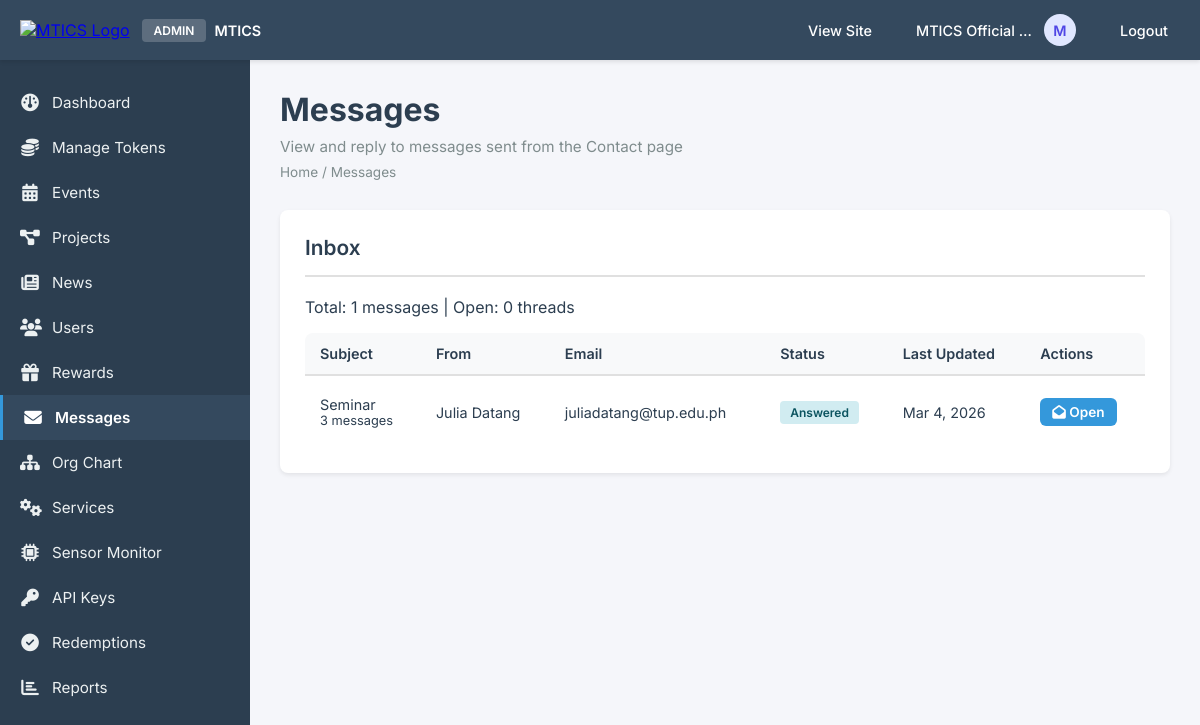
Page /admin/messages.php (signed in) on the committed database.
### tables this page shows
CREATE TABLE IF NOT EXISTS contact_threads (
    id INT AUTO_INCREMENT PRIMARY KEY,
    user_id INT NULL,
    name VARCHAR(255) NOT NULL,
    email VARCHAR(255) NOT NULL,
    subject VARCHAR(255) NOT NULL,
    status ENUM('open', 'answered', 'closed') DEFAULT 'open',
    created_at TIMESTAMP DEFAULT CURRENT_TIMESTAMP,
    updated_at TIMESTAMP DEFAULT CURRENT_TIMESTAMP ON UPDATE CURRENT_TIMESTAMP,
    INDEX idx_status (status),
    INDEX idx_created_at (created_at)
);

### admin/messages.php (the view, shortened to what this page needs)
<?php
$db = Database::getInstance()->getConnection();
$selected_thread_id = isset($_GET['thread_id']) ? (int)$_GET['thread_id'] : 0;
$threads = $db->query("SELECT * FROM contact_threads ORDER BY status ASC, updated_at DESC")->fetchAll();
$thread_messages = [];
if (!empty($threads)) {
    $ids = array_column($threads, 'id');
    $in  = implode(',', array_fill(0, count($ids), '?'));
    $stmt = $db->prepare("SELECT * FROM contact_messages WHERE thread_id IN ($in) ORDER BY created_at ASC");
    $stmt->execute($ids);
    foreach ($stmt->fetchAll() as $msg) {
        $thread_messages[$msg['thread_id']][] = $msg;
    }
}
$selected_thread = null;
$selected_messages = [];
include '../includes/admin_header.php';
?>
<div class="admin-content">
    <div class="admin-container">
        <div class="admin-page-header">
            <h1 class="admin-page-title">Messages</h1>
            <p class="admin-page-subtitle">View and reply to messages sent from the Contact page</p>
            <div class="admin-breadcrumb">
                <a href="<?php echo SITE_URL; ?>/admin/index.php">Home</a> / Messages
            </div>
        </div>
        <?php if ($selected_thread_id > 0 && $selected_thread): ?>
            <div class="admin-section">
                <div style="display: flex; justify-content: space-between; align-items: center; margin-bottom: 1.5rem;">
                    <div>
                        <a href="messages.php" class="admin-btn admin-btn-secondary">
                            ← Back to Inbox
                        </a>
                    </div>
                    <div>
                        <form method="POST" style="display: inline-flex; gap: 0.5rem; align-items: center;">
                            <input type="hidden" name="csrf_token" value="<?php echo generate_csrf_token(); ?>">
                            <input type="hidden" name="thread_id" value="<?php echo (int)$selected_thread['id']; ?>">
                            <input type="hidden" name="update_status" value="1">
                            <label style="font-size: 0.9rem; color: var(--medium-gray);">Status:</label>
                            <select name="status" class="admin-form-select" style="padding: 0.25rem 0.5rem; font-size: 0.9rem;">
                                <option value="open" <?php echo $selected_thread['status'] === 'open' ? 'selected' : ''; ?>>Open</option>
                                <option value="answered" <?php echo $selected_thread['status'] === 'answered' ? 'selected' : ''; ?>>Answered</option>
                                <option value="closed" <?php echo $selected_thread['status'] === 'closed' ? 'selected' : ''; ?>>Closed</option>
                            </select>
                            <button type="submit" class="admin-btn admin-btn-secondary admin-btn-sm">Update</button>
                        </form>
                    </div>
                </div>
                <div class="card">
                    <div class="card-header">
                        <h2 class="card-title"><?php echo htmlspecialchars($selected_thread['subject']); ?></h2>
                        <div style="margin-top: 0.5rem; color: var(--medium-gray);">
                            From: <strong><?php echo htmlspecialchars($selected_thread['name']); ?></strong>
                            &lt;<?php echo htmlspecialchars($selected_thread['email']); ?>&gt;
                            <span style="margin-left: 1rem;">Created: <?php echo date('M j, Y g:i A', strtotime($selected_thread['created_at'])); ?></span>
                        </div>
                    </div>
                    <div class="card-body">
                        <div style="max-height: 500px; overflow-y: auto; border: 1px solid #e5e7eb; border-radius: 8px; padding: 1rem; margin-bottom: 1.5rem; background: #fafafa;">
                            <?php if (empty($selected_messages)): ?>
                                <p style="color: var(--medium-gray); text-align: center; padding: 2rem;">No messages in this thread yet.</p>
                            <?php else: ?>
                                <?php foreach ($selected_messages as $msg): ?>
                                    <div style="margin-bottom: 1.5rem; <?php echo $msg['sender_type'] === 'admin' ? 'margin-left: 2rem;' : ''; ?>">
                                        <div style="display: flex; align-items: center; gap: 0.5rem; margin-bottom: 0.5rem;">
                                            <div style="font-weight: bold; color: <?php echo $msg['sender_type'] === 'admin' ? '#2563eb' : '#059669'; ?>;">
                                                <?php echo $msg['sender_type'] === 'admin' ? 'Admin' : htmlspecialchars($selected_thread['name']); ?>
                                            </div>
                                            <div style="font-size: 0.8rem; color: var(--medium-gray);">
                                                <?php echo date('M j, Y g:i A', strtotime($msg['created_at'])); ?>
                                            </div>
                                        </div>
                                        <div style="
                                            background: <?php echo $msg['sender_type'] === 'admin' ? '#dbeafe' : '#f0fdf4'; ?>;
                                            border-left: 4px solid <?php echo $msg['sender_type'] === 'admin' ? '#2563eb' : '#059669'; ?>;
                                            border-radius: 8px;
                                            padding: 1rem;
                                            margin-left: <?php echo $msg['sender_type'] === 'admin' ? '1rem' : '0'; ?>;
                                        ">
                                            <?php echo nl2br(htmlspecialchars($msg['message_text'])); ?>
                                        </div>
                                    </div>
                                <?php endforeach; ?>
                            <?php endif; ?>
                        </div>
                        <?php if ($selected_thread['status'] !== 'closed'): ?>
                            <form method="POST">
                                <input type="hidden" name="csrf_token" value="<?php echo generate_csrf_token(); ?>">
                                <input type="hidden" name="thread_id" value="<?php echo (int)$selected_thread['id']; ?>">
                                <input type="hidden" name="reply_thread" value="1">
                                <div class="admin-form-group">
                                    <label class="admin-form-label">Your Reply</label>
                                    <textarea name="reply_text" class="admin-form-textarea" rows="4" required
                                              placeholder="Type your reply..."></textarea>
                                </div>
                                <button type="submit" class="admin-btn admin-btn-primary">
                                    <i class="fa-solid fa-paper-plane"></i> Send Reply
                                </button>
                            </form>
                        <?php else: ?>
                            <div style="text-align: center; padding: 2rem; color: var(--medium-gray);">
                                <i class="fa-solid fa-lock" style="font-size: 2rem; margin-bottom: 1rem;"></i>
                                <p>This thread is closed. No further replies can be sent.</p>
                                <form method="POST" style="display: inline; margin-top: 1rem;">
                                    <input type="hidden" name="csrf_token" value="<?php echo generate_csrf_token(); ?>">
                                    <input type="hidden" name="thread_id" value="<?php echo (int)$selected_thread['id']; ?>">
                                    <input type="hidden" name="update_status" value="1">
                                    <input type="hidden" name="status" value="open">
                                    <button type="submit" class="admin-btn admin-btn-secondary">Reopen Thread</button>
                                </form>
                            </div>
                        <?php endif; ?>
                    </div>
                </div>
            </div>
        <?php else: ?>
            <div class="admin-section">
                <h2 class="admin-section-title">Inbox</h2>
                <div style="margin-bottom: 1rem; display: flex; gap: 1rem; align-items: center;">
                    <div style="color: var(--medium-gray);">
                        <?php
                        $total_threads = count($threads);
                        $open_threads = count(array_filter($threads, fn($t) => $t['status'] === 'open'));
                        echo "Total: $total_threads messages | ";
                        echo "Open: $open_threads threads";
                        ?>
                    </div>
                </div>
                <div class="admin-table-container">
                    <table class="admin-table">
                        <thead>
                            <tr>
                                <th>Subject</th>
                                <th>From</th>
                                <th>Email</th>
                                <th>Status</th>
                                <th>Last Updated</th>
                                <th>Actions</th>
                            </tr>
                        </thead>
                        <tbody>
                            <?php if (empty($threads)): ?>
                                <tr>
                                    <td colspan="6" style="text-align: center; padding: var(--spacing-lg); color: var(--medium-gray);">
                                        <i class="fa-solid fa-inbox" style="font-size: 2rem; margin-bottom: 1rem; display: block;"></i>
                                        No messages in your inbox
                                    </td>
                                </tr>
                            <?php else: ?>
                                <?php foreach ($threads as $t):
                                    $message_count = count($thread_messages[$t['id']] ?? []);
                                    $unread_class = $t['status'] === 'open' ? 'style="font-weight: bold; background: #f0f9ff;"' : '';
                                ?>
                                    <tr <?php echo $unread_class; ?>>
                                        <td>
                                            <a href="messages.php?thread_id=<?php echo (int)$t['id']; ?>"
                                               style="color: inherit; text-decoration: none; display: block; padding: 0.5rem 0;"
                                               onmouseover="this.style.backgroundColor='#e5e7eb'"
                                               onmouseout="this.style.backgroundColor='transparent'">
                                                <div style="font-weight: <?php echo $t['status'] === 'open' ? 'bold' : 'normal'; ?>;">
                                                    <?php echo htmlspecialchars($t['subject']); ?>
                                                </div>
                                                <div style="font-size: 0.8rem; color: var(--medium-gray);">
                                                    <?php echo $message_count; ?> message<?php echo $message_count !== 1 ? 's' : ''; ?>
                                                </div>
                                            </a>
                                        </td>
                                        <td>
                                            <a href="messages.php?thread_id=<?php echo (int)$t['id']; ?>"
                                               style="color: inherit; text-decoration: none;">
                                                <?php echo htmlspecialchars($t['name']); ?>
                                            </a>
                                        </td>
                                        <td>
                                            <a href="messages.php?thread_id=<?php echo (int)$t['id']; ?>"
                                               style="color: inherit; text-decoration: none;">
                                                <?php echo htmlspecialchars($t['email']); ?>
                                            </a>
                                        </td>
                                        <td>
                                            <span class="badge badge-<?php
                                                echo match($t['status']) {
                                                    'open' => 'warning',
                                                    'answered' => 'info',
                                                    'closed' => 'secondary',
                                                    default => 'secondary'
                                                };
                                            ?>">
                                                <?php echo ucfirst($t['status']); ?>
                                            </span>
                                        </td>
                                        <td>
                                            <a href="messages.php?thread_id=<?php echo (int)$t['id']; ?>"
                                               style="color: inherit; text-decoration: none;">
                                                <?php
                                                $time = strtotime($t['updated_at']);
                                                if (time() - $time < 86400) {
                                                    echo date('g:i A', $time);
                                                } else {
                                                    echo date('M j, Y', $time);
                                                }
                                                ?>
                                            </a>
                                        </td>
                                        <td>
                                            <a href="messages.php?thread_id=<?php echo (int)$t['id']; ?>"
                                               class="admin-btn admin-btn-primary admin-btn-sm">
                                                <i class="fa-solid fa-envelope-open"></i> Open
                                            </a>
                                        </td>
                                    </tr>
                                <?php endforeach; ?>
                            <?php endif; ?>
                        </tbody>
                    </table>
                </div>
            </div>
        <?php endif; ?>
    </div>
</div>
<?php include '../includes/admin_footer.php'; ?>

### rows in the picture
contact_threads: status "0", subject "Seminar", id "3", name "Julia Datang", email "juliadatang@tup.edu.ph", status "Answered", updated_at "Mar 4, 2026"

### other values in the picture
$admin_name "MTICS Official…"
$admin_initial "M"
$total_threads "1"
